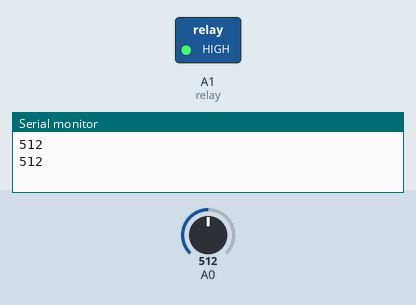
This sketch was run on a simulated Arduino Uno, built with avr-gcc and run on an emulated ATmega328P. Parts: switched loads named in the sketch (green lamp = pin HIGH), the last lines printed to the serial monitor. The test bench sets the inputs (shaded band); at power-on: A0 = 512.

Above: at 3.8 s.
3.9 s: A0 set to 465
7.8 s: A0 set to 487
At 9.9 s:
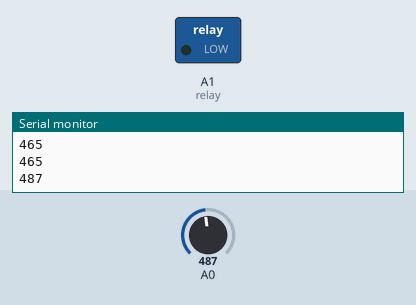
15.5 s: A0 set to 306
At 18.0 s:
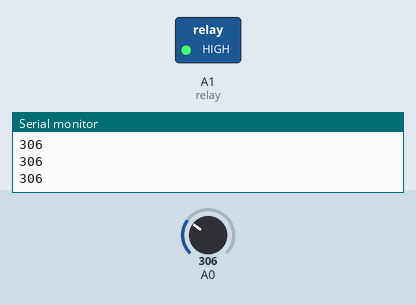
19.4 s: A0 set to 485
At 21.2 s:
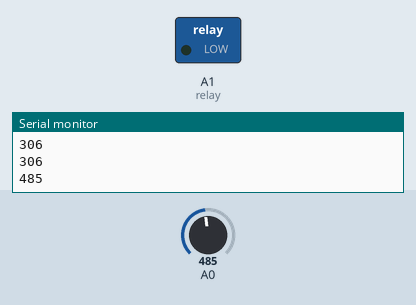
Timing chart, 0 to 28.1 s (numbered marks = the images above; inputs shaded):
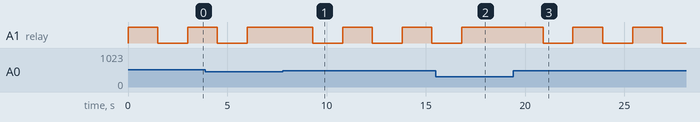

The sketch:

test_temp.ino.ino
```cpp
int relay = A1;

void setup(void)
{
  digitalWrite(relay,HIGH);
  pinMode(relay,OUTPUT);
  Serial.begin(9600);

}


void loop(void){

  int drek = analogRead(A0);
  Serial.println(drek);
  if(drek > 475){
    digitalWrite(relay,LOW);
    digitalWrite(relay,HIGH);
    delay(1500);
    digitalWrite(relay,LOW);
    delay(1500);
  }else{
    digitalWrite(relay,HIGH);
  }

}
```

Measured:
- after the input at 7.8 s, A1 (relay): alternates HIGH for 1.5 s and LOW for 1.5 s, starting after 1.5 s
- after the input at 15.5 s, A1 (relay): goes on until 16.8 s, then stays HIGH
- after the input at 19.4 s, A1 (relay): alternates HIGH for 1.5 s and LOW for 1.5 s, starting after 1.5 s
